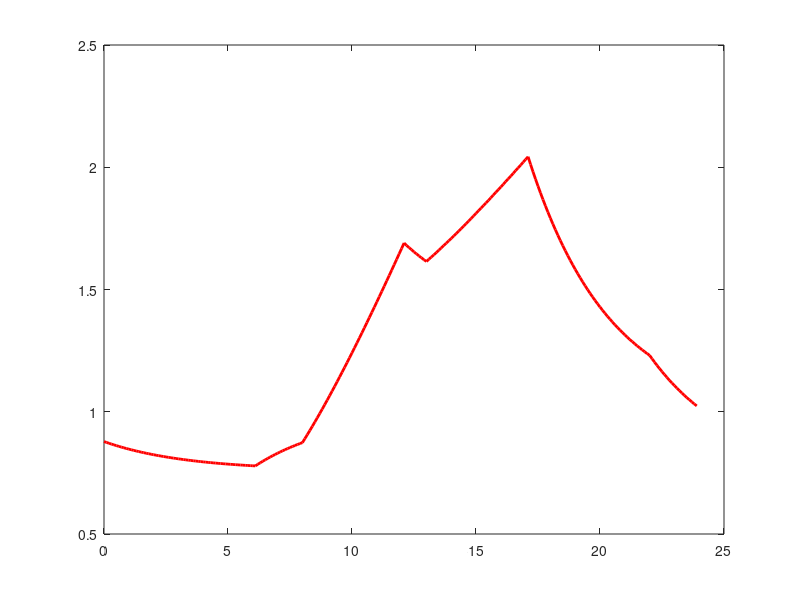

Recreate this plot in MATLAB. (Note: this script raises an error after producing the figure.)
% --- Parameters ---
a = 0.163;   % effect of study load
b = 0.137;   % effect of academic stress
c = 0.145;   % effect of rest
d = 0.3;     % natural fatigue decay rate

% --- Survey averages ---
S_avg = 3.887;  % sl_average mean
AS_avg = 4.358; % as_average mean
R_avg = 2.431;  % sq_average mean

% --- Compute initial fatigue (F0) from survey averages ---
F0 = a*S_avg + b*AS_avg - c*R_avg;

% --- Simulation setup ---
dt = 0.1;          
T = 240;           
time = (0:T-1)*dt; 
F = zeros(1,T);    
F(1) = F0;         

% --- Study schedule (S(t)) ---
S = zeros(1,T);
for i = 1:T
   t = time(i);
   if (t >= 8 && t <= 12) || (t >= 13 && t <= 17)
       S(i) = S_avg / 5;  % normalize to 0-1
   else
       S(i) = 0;
   end
end

% --- Academic stress schedule (AS(t)) ---
AS = zeros(1,T);  % pre-allocate
for i = 1:T
   t = time(i);
   if t < 8
       AS(i) = AS_avg * 0.5;                        % low stress before study
   elseif t >= 8 && t <= 12
       AS(i) = AS_avg * (0.5 + 0.5*(t-8)/4);        % gradually rise to AS_avg in morning
   elseif t > 12 && t < 13
       AS(i) = AS_avg * 0.75;                       % moderate stress during lunch break
   elseif t >= 13 && t <= 17
       AS(i) = AS_avg * (0.75 + 0.25*(t-13)/4);     % slight rise during afternoon study
   else
       AS(i) = AS_avg * 0.5;                        % low stress during evening/night
   end
end

% --- Rest schedule (R(t)) ---
R = zeros(1,T);
for i = 1:T
   t = time(i);
   if (t > 12 && t < 13)       % lunch break
       R(i) = R_avg / 5 * 0.5; % moderate intensity
   elseif (t >= 22 || t <= 6)  % night sleep
       R(i) = R_avg / 5 * 1;   % full intensity
   else
       R(i) = 0;               % no rest other times
   end
end

% --- Euler simulation ---
for i = 1:T-1
   dFdt = a*S(i) + b*AS(i) - c*R(i) - d*F(i);
   F(i+1) = F(i) + dt*dFdt;
end

% --- Compute steady-state fatigue ---
F_ss = (a*mean(S) + b*mean(AS) - c*mean(R)) / d;

% --- Plot ---
figure;
plot(time, F, 'r-', 'LineWidth', 2);
hold on;

% Steady-state line 
yline(F_ss, 'k--', 'LineWidth', 2);
xlabel('Time (hours)');
ylabel('Fatigue Level F(t)');
title('Fatigue Over Time');
grid on;

% Highlight study hours
ymax = max(F)*1.1;
fill([8 12 12 8], [0 0 ymax ymax], 'b', 'FaceAlpha', 0.1, 'EdgeColor', 'none');
fill([13 17 17 13], [0 0 ymax ymax], 'b', 'FaceAlpha', 0.1, 'EdgeColor', 'none');

% Legend
legend('Fatigue Level', 'Steady-State Fatigue', 'Study Hours');
hold off;
